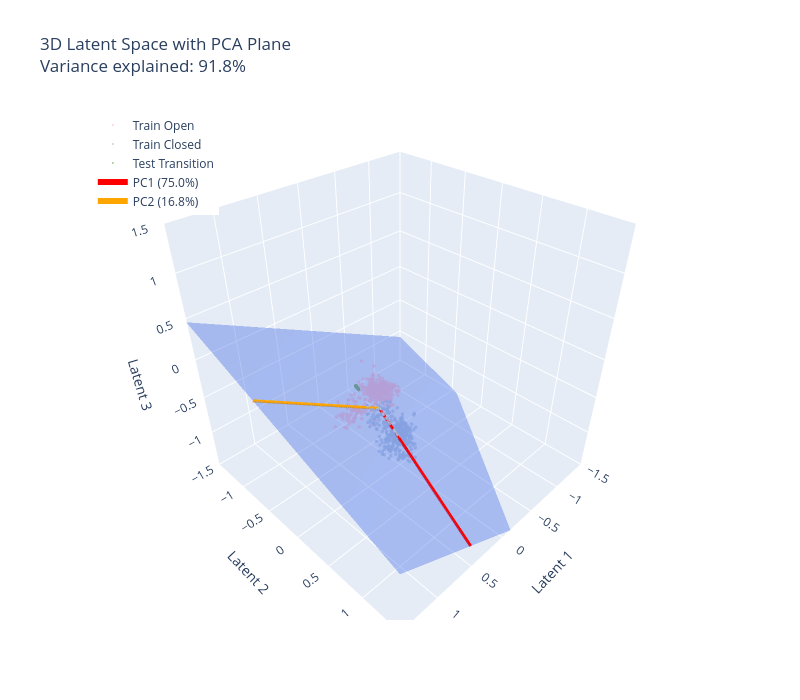

This figure's notebook cell:
### Markdown cell above
### 3D PCA Plotly

### Code cell
import plotly.graph_objects as go
from sklearn.decomposition import PCA

latent_dim = 3

# Get latent encodings
latent_open = MAs[latent_dim].get_encoded('train_open')
latent_closed = MAs[latent_dim].get_encoded('train_closed')
latent_test = MAs[latent_dim].get_encoded('test_trans')
latent_all = np.vstack([latent_open, latent_closed, latent_test])

# Subsample for performance (adjust step as needed)
step = 5
latent_open_sub = latent_open[::step]
latent_closed_sub = latent_closed[::step]
latent_test_sub = latent_test[::step]

# Fit PCA
pca = PCA(n_components=2)
pca.fit(latent_all)

mean = pca.mean_
pc1 = pca.components_[0]
pc2 = pca.components_[1]

# Create PCA plane mesh
grid_range = 3
u = np.linspace(-grid_range, grid_range, 15)
v = np.linspace(-grid_range, grid_range, 15)
U, V = np.meshgrid(u, v)

plane_x = mean[0] + U * pc1[0] + V * pc2[0]
plane_y = mean[1] + U * pc1[1] + V * pc2[1]
plane_z = mean[2] + U * pc1[2] + V * pc2[2]

# Create figure
fig = go.Figure()

# Add data points (subsampled)
fig.add_trace(go.Scatter3d(
    x=latent_open_sub[:, 0], y=latent_open_sub[:, 1], z=latent_open_sub[:, 2],
    mode='markers', marker=dict(size=2, color='#FDBFCA', opacity=0.7),
    name='Train Open'
))
fig.add_trace(go.Scatter3d(
    x=latent_closed_sub[:, 0], y=latent_closed_sub[:, 1], z=latent_closed_sub[:, 2],
    mode='markers', marker=dict(size=2, color='#AFC2DC', opacity=0.7),
    name='Train Closed'
))
fig.add_trace(go.Scatter3d(
    x=latent_test_sub[:, 0], y=latent_test_sub[:, 1], z=latent_test_sub[:, 2],
    mode='markers', marker=dict(size=2, color='#7FB069', opacity=0.7),
    name='Test Transition'
))

# Add PCA plane
fig.add_trace(go.Surface(
    x=plane_x, y=plane_y, z=plane_z,
    opacity=0.4, colorscale=[[0, 'royalblue'], [1, 'royalblue']], 
    showscale=False, name='PCA Plane'
))

# Add PC vectors as lines
arrow_scale = 2
fig.add_trace(go.Scatter3d(
    x=[mean[0], mean[0] + pc1[0]*arrow_scale],
    y=[mean[1], mean[1] + pc1[1]*arrow_scale],
    z=[mean[2], mean[2] + pc1[2]*arrow_scale],
    mode='lines', line=dict(color='red', width=6),
    name=f'PC1 ({pca.explained_variance_ratio_[0]*100:.1f}%)'
))
fig.add_trace(go.Scatter3d(
    x=[mean[0], mean[0] + pc2[0]*arrow_scale],
    y=[mean[1], mean[1] + pc2[1]*arrow_scale],
    z=[mean[2], mean[2] + pc2[2]*arrow_scale],
    mode='lines', line=dict(color='orange', width=6),
    name=f'PC2 ({pca.explained_variance_ratio_[1]*100:.1f}%)'
))

fig.update_layout(
    title=f'3D Latent Space with PCA Plane<br>Variance explained: {pca.explained_variance_ratio_.sum()*100:.1f}%',
    scene=dict(
        xaxis_title='Latent 1',
        yaxis_title='Latent 2',
        zaxis_title='Latent 3',
        xaxis=dict(range=[-1.5, 1.5]),
        yaxis=dict(range=[-1.5, 1.5]),
        zaxis=dict(range=[-1.5, 1.5]),
        aspectmode='cube'
    ),
    width=800, height=700,
    legend=dict(x=0.02, y=0.98),
)

fig.show()

### Figure 1 — Plotly figure (JSON) as saved in the notebook; plotly's stock layout.template omitted (floating-point values rounded to 4 significant figures; data arrays with more than 128 entries replaced by an {"elided": "..."} marker saying what was removed)
{"data": [{"marker": {"color": "#FDBFCA", "opacity": 0.7, "size": 2}, "mode": "markers", "name": "Train Open", "type": "scatter3d", "x": {"elided": "400 float values"}, "y": {"elided": "400 float values"}, "z": {"elided": "400 float values"}}, {"marker": {"color": "#AFC2DC", "opacity": 0.7, "size": 2}, "mode": "markers", "name": "Train Closed", "type": "scatter3d", "x": {"elided": "400 float values"}, "y": {"elided": "400 float values"}, "z": {"elided": "400 float values"}}, {"marker": {"color": "#7FB069", "opacity": 0.7, "size": 2}, "mode": "markers", "name": "Test Transition", "type": "scatter3d", "x": {"elided": "180 float values"}, "y": {"elided": "180 float values"}, "z": {"elided": "180 float values"}}, {"colorscale": [[0, "royalblue"], [1, "royalblue"]], "name": "PCA Plane", "opacity": 0.4, "showscale": false, "type": "surface", "x": {"elided": "15x15 float values"}, "y": {"elided": "15x15 float values"}, "z": {"elided": "15x15 float values"}}, {"line": {"color": "red", "width": 6}, "mode": "lines", "name": "PC1 (75.0%)", "type": "scatter3d", "x": [0.08264, 0.5871], "y": [-0.2446, 1.642], "z": [-0.7423, -1.176]}, {"line": {"color": "orange", "width": 6}, "mode": "lines", "name": "PC2 (16.8%)", "type": "scatter3d", "x": [0.08264, 1.808], "y": [-0.2446, -0.4799], "z": [-0.7423, 0.2417]}], "layout": {"height": 700, "legend": {"x": 0.02, "y": 0.98}, "scene": {"aspectmode": "cube", "xaxis": {"range": [-1.5, 1.5], "title": {"text": "Latent 1"}}, "yaxis": {"range": [-1.5, 1.5], "title": {"text": "Latent 2"}}, "zaxis": {"range": [-1.5, 1.5], "title": {"text": "Latent 3"}}}, "title": {"text": "3D Latent Space with PCA Plane<br>Variance explained: 91.8%"}, "width": 800}}
